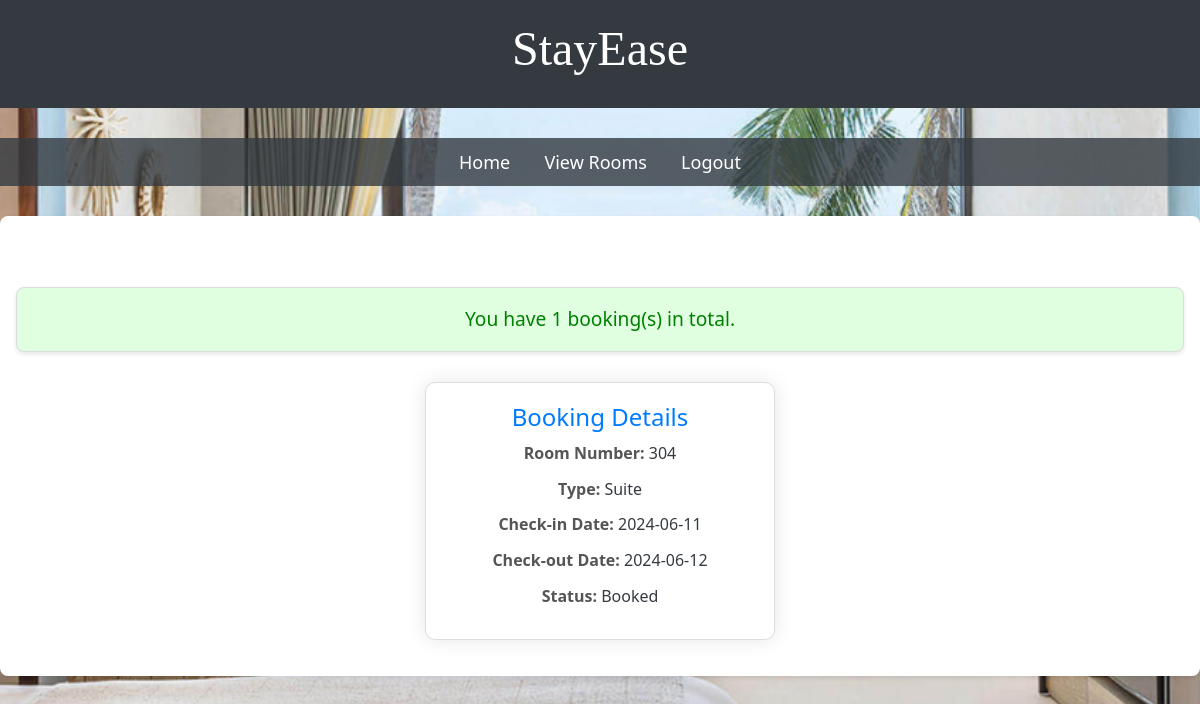
The app's page /dashboard.php (signed in) with its own data.
### tables this page shows
CREATE TABLE `bookings` (
  `id` int(11) NOT NULL,
  `user_id` int(11) NOT NULL,
  `room_id` int(11) NOT NULL,
  `check_in_date` date NOT NULL,
  `check_out_date` date NOT NULL,
  `status` varchar(20) NOT NULL
);

CREATE TABLE `rooms` (
  `id` int(11) NOT NULL,
  `room_number` varchar(10) NOT NULL,
  `room_type` varchar(50) NOT NULL,
  `price` decimal(10,2) NOT NULL,
  `status` varchar(20) NOT NULL,
  `user_id` int(11) DEFAULT NULL
);

### dashboard.php (the view, shortened to what this page needs)
<?php include 'header.php'; ?>
<?php
require 'config.php';
$user_id = $_SESSION['user_id'];
$stmt = $conn->prepare("SELECT b.id, r.room_number, r.room_type, b.check_in_date, b.check_out_date, b.status FROM bookings b JOIN rooms r ON b.room_id = r.id WHERE b.user_id = ?");
$stmt->bind_param("i", $user_id);
$stmt->execute();
$result = $stmt->get_result();
?>
<!DOCTYPE html>
<html lang="en">
<head>
    <link rel="stylesheet" href="styles.css">
</head>
<body>
    <header>
        <h1 class="logo">StayEase</h1>
    </header>
    <nav>
        <a href="index.php">Home</a>
        <a href="rooms.php">View Rooms</a>
        <a href="logout.php">Logout</a>
    </nav>
    <div class="container">
        <h2>Your Dashboard</h2>
        <?php if ($result->num_rows > 0): ?>
            <div class="message success-message">You have <?= $result->num_rows ?> booking(s) in total.</div>
            <div class="dashboard">
                <?php while ($row = $result->fetch_assoc()): ?>
                    <div class="booking-card">
                        <h3>Booking Details</h3>
                        <p><strong>Room Number:</strong> <?= htmlspecialchars($row['room_number']) ?></p>
                        <p><strong>Type:</strong> <?= htmlspecialchars($row['room_type']) ?></p>
                        <p><strong>Check-in Date:</strong> <?= htmlspecialchars($row['check_in_date']) ?></p>
                        <p><strong>Check-out Date:</strong> <?= htmlspecialchars($row['check_out_date']) ?></p>
                        <p><strong>Status:</strong> <?= htmlspecialchars($row['status']) ?></p>
                    </div>
                <?php endwhile; ?>
            </div>
        <?php else: ?>
            <div class="message error-message">You haven't made any bookings yet. <a href="rooms.php">Book a room now!</a></div>
        <?php endif; ?>
    </div>
</body>
</html>

### styles.css (style rules this page uses)
* { margin: 0; padding: 0; box-sizing: border-box; }
body { font-family: 'Arial', sans-serif; background-color: #f4f4f4; color: #333; line-height: 1.6; }
nav { background-color: #343a40; color: #ffffff; padding: 10px 0; text-align: center; margin-bottom: 30px; }
nav a { color: #ffffff; text-decoration: none; margin: 0 15px; font-size: 18px; }
.container { max-width: 1200px; margin: 1rem auto; padding: 1rem; background: #fff; border-radius: 8px; box-shadow: 0 2px 4px rgba(0, 0, 0, 0.1); }
h1, h2 { margin-bottom: 1rem; color: white; text-align: center; font-family: 'Georgia', serif; }
.message { text-align: center; margin: 1rem 0; padding: 1rem; border: 1px solid #ddd; border-radius: 8px; background: #e0ffe0; color: #333; box-shadow: 0 2px 4px rgba(0, 0, 0, 0.1); }
a { color: #3498db; text-decoration: none; }
.dashboard { display: flex; flex-wrap: wrap; gap: 1rem; justify-content: center; }
.booking-card { background: #fff; border: 1px solid #ddd; border-radius: 8px; padding: 1rem; max-width: 400px; text-align: center; box-shadow: 0 2px 4px rgba(0, 0, 0, 0.1); }
.booking-card h3 { margin-bottom: 1rem; }
.booking-card p { margin-bottom: 0.5rem; }

### header.php (style rules this page uses)
body { font-family: Arial, sans-serif; background-color: #f8f9fa; margin: 0; padding: 0; color: #343a40; }
header { background-color: #343a40; color: #ffffff; padding: 20px 0; text-align: center; margin-bottom: 30px; }
h1 { font-size: 3em; margin: 0; }

### dashboard.php (style rules this page uses)
body { font-family: 'Segoe UI', Tahoma, Geneva, Verdana, sans-serif; background-image: url('hotel_booking.jpg'); background-size: cover; background-position: center; background-attachment: fixed; background-repeat: no-repeat; background-color: rgba(255, 255, 255, 0.9); margin: 0; padding: 0; color: #343a40; }
nav { background-color: rgba(52, 58, 64, 0.8); color: #ffffff; padding: 10px 0; text-align: center; margin-bottom: 30px; }
nav a { color: #ffffff; text-decoration: none; margin: 0 15px; font-size: 18px; transition: all 0.3s ease; }
.container { text-align: center; margin-bottom: 40px; }
.dashboard { display: flex; flex-wrap: wrap; justify-content: center; }
.booking-card { background-color: #ffffff; border-radius: 10px; box-shadow: 0 0 20px rgba(0, 0, 0, 0.1); padding: 20px; margin: 20px; width: 350px; transition: all 0.3s ease; }
.booking-card h3 { color: #007bff; margin-bottom: 10px; font-size: 1.5rem; }
.booking-card p { margin: 10px 0; }
.booking-card strong { font-weight: bold; color: #555; }
.message { font-size: 1.2rem; margin-bottom: 10px; }
.success-message { color: green; }
.logo { font-family: 'Pacifico', cursive; font-size: 3em; color: white; margin-bottom: 10px; animation: 2s infinite alternate; }

### records on screen
bookings: room.room_number "304", room.room_type "Suite", check_in_date "2024-06-11", check_out_date "2024-06-12", status "Booked"

### other values on screen
$result->num_rows "1"
